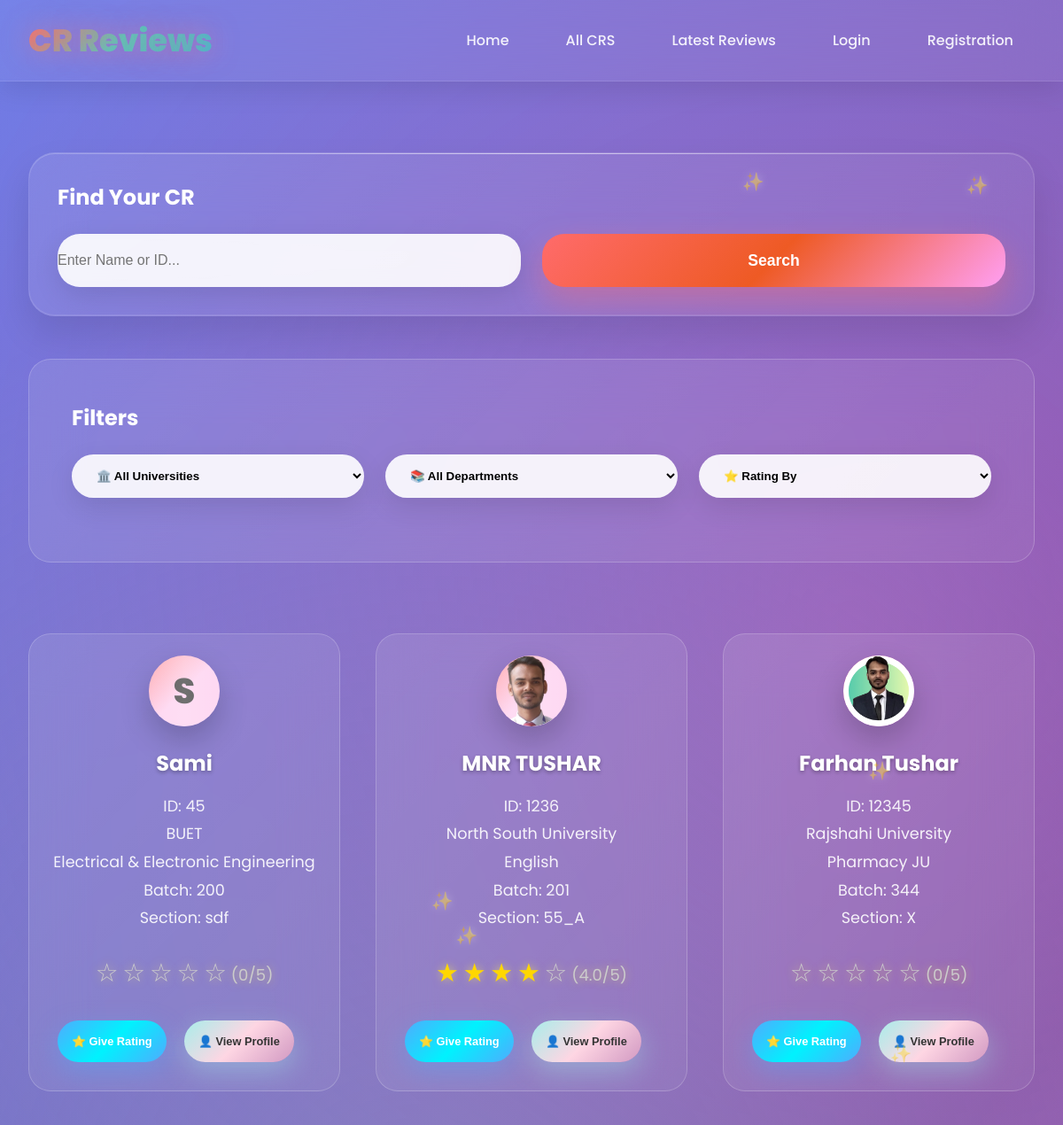
The app's page /all_cr/ (upper part), older data.
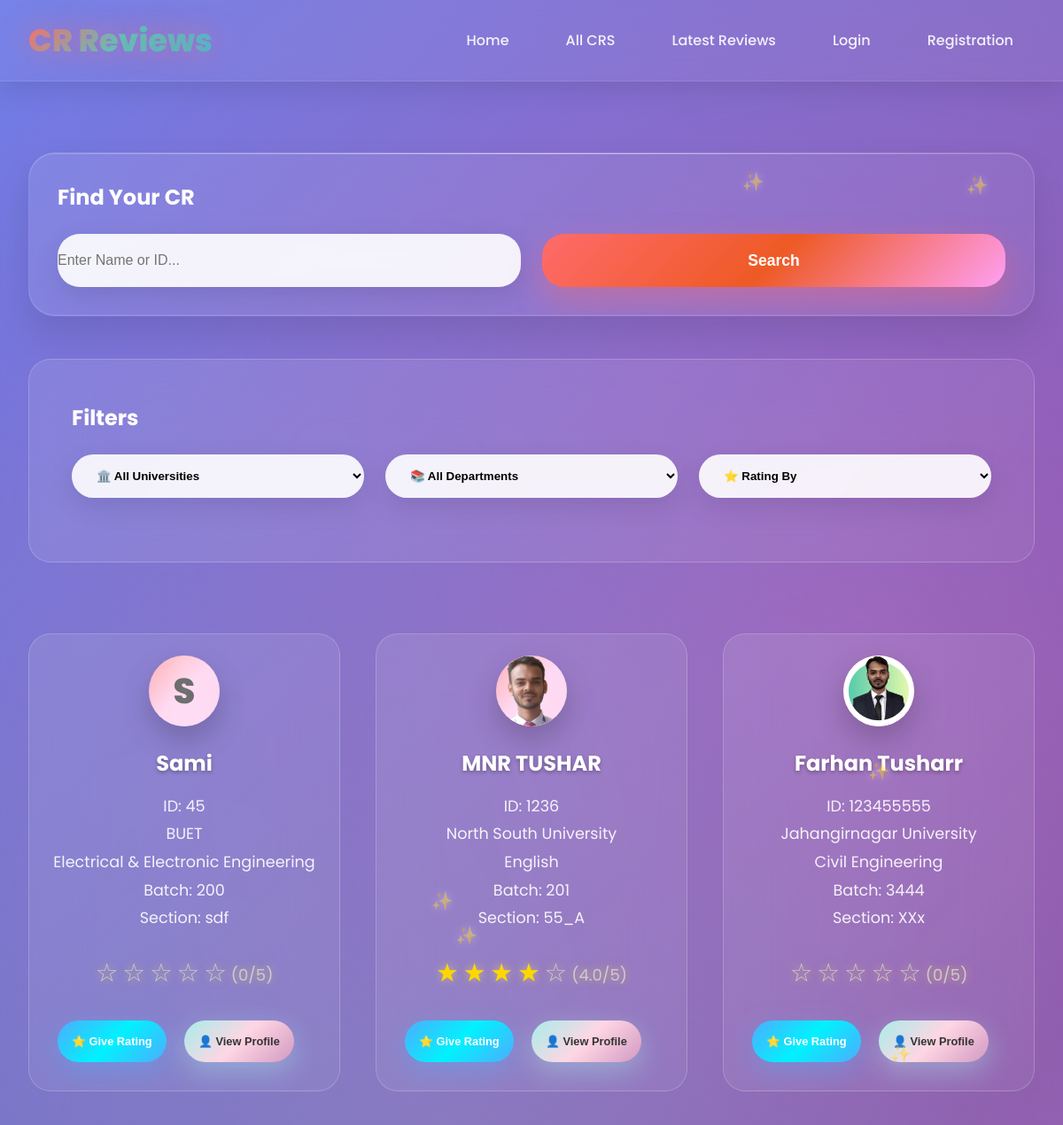
The same page, newer data.
### cr/models.py (models this page shows, shortened)
class CrProfile(models.Model):
    user=models.OneToOneField('userprofile.User', on_delete=models.CASCADE,related_name='user_profile')
    university=models.ForeignKey(University, on_delete=models.CASCADE,related_name='university_crs')
    department=models.ForeignKey(Department, on_delete=models.CASCADE,related_name='department_crs')
    profile_picture = models.ImageField(upload_to='cr_profile_pictures/', blank=True, null=True)
    name = models.CharField(max_length=100)
    gender = models.CharField(choices=[('M', 'Male'), ('F', 'Female')], max_length=1)
    email = models.EmailField(blank=True, null=True)
    phone = models.CharField(max_length=30, blank=True, null=True)
    st_id = models.CharField(max_length=50, unique=True)
    batch = models.CharField(max_length=20)
    dept_batch = models.CharField(max_length=20 , blank=True, null=True)
    section = models.CharField(max_length=10)
    bio = models.TextField(blank=True, null=True)
    date_of_birth = models.DateField(blank=True, null=True)
    slug = models.SlugField(unique=True, blank=True)
    facebook_url = models.URLField(default='https://www.facebook.com/')
    instagram_url = models.URLField(default='https://www.instagram.com/')
    linkedin_url = models.URLField(default='https://www.linkedin.com/')
    created_at=models.DateTimeField(auto_now_add=True)
    updated_at=models.DateTimeField(auto_now=True)
    deleted_at=models.DateTimeField(auto_now=True,blank=True,null=True)
    @property
    def average_rating(self):
        avg=self.cr_reviews.aggregate(Avg('rating'))['rating__avg']
        return round(avg,1) if avg else 0

class University(models.Model):
    Public = "Public"
    Private = "Private"
    university_type = [
        (Public,"Public"),
        (Private,"Private"),
    ]
    title =models.CharField(max_length=100,unique=True,blank=False,null=False)
    type =models.CharField(max_length=100,choices=university_type)
    address=models.CharField(max_length=150, blank=True, null=True)
    slug=models.SlugField(blank=True,unique=True)
    created_at=models.DateTimeField(auto_now_add=True)
    updated_at=models.DateTimeField(auto_now=True)
    daleted_at=models.DateTimeField(auto_now=True,blank=True,null=True)
    def __str__(self):
        return self.title

class Department(models.Model):
    university=models.ForeignKey(University, on_delete=models.CASCADE,related_name='departments')
    title=models.CharField(max_length=50,unique=True,blank=False,null=False)
    code=models.CharField(max_length=50,unique=True,blank=True,null=True)
    slug=models.SlugField(blank=True,unique=True)
    created_at=models.DateTimeField(auto_now_add=True)
    updated_at=models.DateTimeField(auto_now=True)
    daleted_at=models.DateTimeField(auto_now=True,blank=True,null=True)
    def __str__(self):
        return self.title

### cr/views.py (the view)
# urls.py: path('all_cr/',all_cr,name='all_cr'),
def all_cr(request):
    crs = CrProfile.objects.all().order_by('-created_at')
    paginator = Paginator(crs, 12)
    page_number =  request.GET.get('page',1)
    try:
        crs = paginator.page(page_number)
    except PageNotAnInteger:
        crs = paginator.page(1)
    except EmptyPage:
        crs = paginator.page(1)
    context={
        'cr':crs,
        'paginator':paginator
    }
    return render(request,'all_cr.html',context)

### templates/all_cr.html (shortened to what this page needs)
{% extends 'base.html' %}
{% load static %}
{% block content %}
    <div id="all-cr" class="page">
        <div class="container">
            <div class="search-section">
                <h3 style="color: white; margin-bottom: 1.5rem; font-size: 1.5rem; font-weight: 700;">Find Your CR</h3>
                <div class="search-bar">
                    <input type="text" class="search-input" placeholder="Enter Name or ID...">
                    <button class="search-btn">Search</button>
                </div>
            </div>
            <div class="filter-section">
                <h3 style="color: white; margin-bottom: 1.5rem; font-size: 1.5rem; font-weight: 700;">Filters</h3>
                <div class="filter-row">
                    <select class="filter-select">
                        <option>🏛️ All Universities</option>
                    </select>
                    <select class="filter-select">
                        <option>📚 All Departments</option>
                    </select>
                    <select class="filter-select">
                        <option>⭐ Rating By</option>
                    </select>
                </div>
            </div>
            <div class="section">
                <div class="grid">
                    {% for cr in cr%}
                        {% include "cr_card.html" %}
                    {% endfor %}
                </div>
            </div>
        </div>
    </div>
{% endblock content %}

### templates/cr_card.html
<div class="card">
  <div class="profile-photo">
    {% if cr.profile_picture %}
    <img src="{{ cr.profile_picture.url }}" alt="{{ cr.name }}" />
    {% else %}
    <span>{{ cr.name|first|upper }}</span>
    {% endif %}
  </div>
  <div class="cr-name">{{cr.name}}</div>
  <div class="cr-details">
    ID: {{cr.st_id}}<br />
    {{cr.university}}<br />
    {{cr.department}}<br />
    Batch: {{cr.batch}}<br />
    Section: {{cr.section}}<br />
  </div>
  <div class="rating">
    {% for i in "12345" %} {% if forloop.counter <= cr.average_rating %}
    <span class="star filled">★</span>
    {% else %}
    <span class="star">☆</span>
    {% endif %} {% endfor %}
    <span class="star_avg">({{ cr.average_rating }}/5)</span>
  </div>
  <button
    class="btn"
    onclick="openRatingModal('{{ cr.slug }}', '{{ cr.name }}')">
    ⭐ Give Rating
  </button>
  <button
    class="btn btn-secondary"
    onclick="window.location.href='{% url 'cr_profile' cr.slug %}'">
    👤 View Profile
  </button>
</div>

Row changes from the older to the newer data that the page shows:
changed CrProfile: name "Farhan Tushar" → "Farhan Tusharr"; st_id "12345" → "123455555"; university "Rajshahi University" → "Jahangirnagar University"; department "Pharmacy JU" → "Civil Engineering"; batch "344" → "3444"; section "X" → "XXx"
